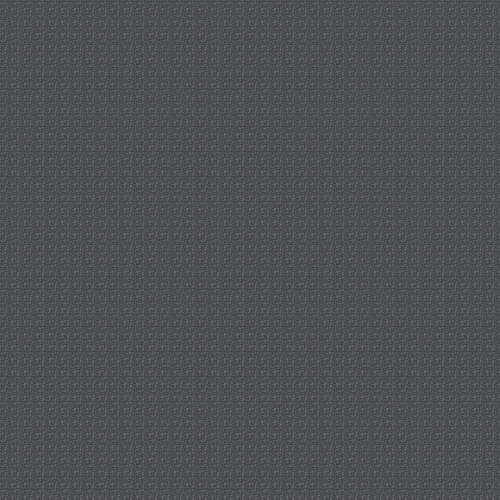
#> input picture assets/bg.png, 1000 x 1000 px (shown at 1/2 size)
$ python ans_map_generate.py
#> lines starting #> are read from the running program, lines starting #| are printed output that depends on the picture
from PIL import Image, ImageDraw

f = open("input.txt", "r")
#> (reads third_step/input.txt from the repository)
char = f.read()

# bg = Image.new('RGBA', (1000, 1000), (255, 0, 0, 0))
bg = Image.open('../assets/bg.png')
#> bg is the input picture: PIL image 1000x1000 RGBA; mean R, G, B, A 78.4, 79.8, 84.1, 255
img = Image.open('../assets/brown.png')
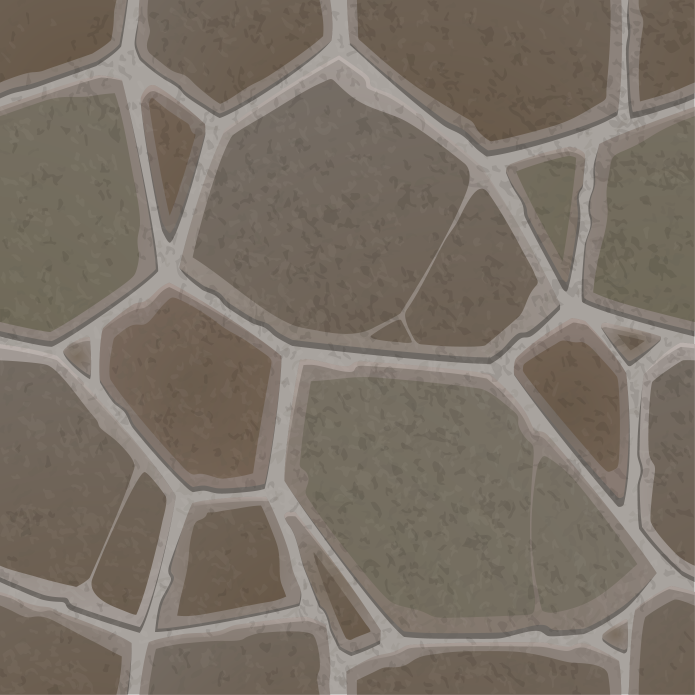
#> input picture assets/brown.png, 2084 x 2084 px (shown at 1/3 size)
#> img is the input picture: PIL image 2084x2084 RGBA; mean R, G, B, A 123, 113.3, 102.4, 255
wall = img.resize((25, 25))
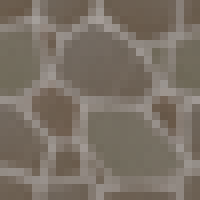
#> wall: PIL image 25x25 RGBA (shown 8 times larger); mean R, G, B, A 122.9, 113.3, 102.4, 255; transparent parts drawn white

for i in range(39):
    for j in range(41):
        x = j*25
        y = i*25
        place = 40*i+j*1+i
        if char[place] == '#':
            bg.paste(wall,(x, y))
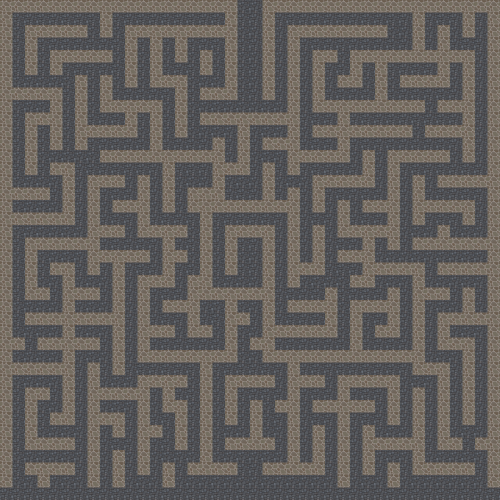
#> bg: PIL image 1000x1000 RGBA (shown at 1/2 size); mean R, G, B, A 100.1, 96.1, 93, 255; transparent parts drawn white

for k in range(40):
    x = k*25
    y = 39*25
    bg.paste(wall,(x,y))
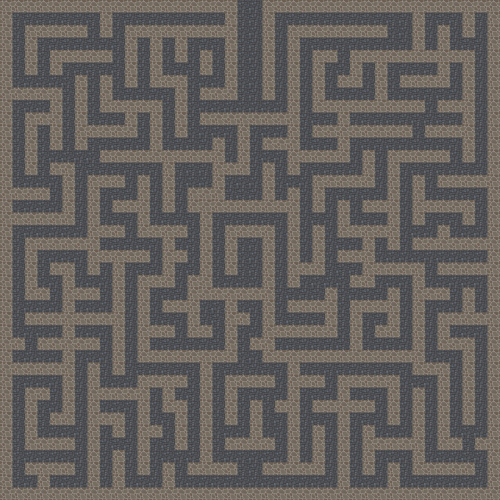
#> bg: PIL image 1000x1000 RGBA (shown at 1/2 size); mean R, G, B, A 101.2, 96.9, 93.5, 255; transparent parts drawn white


# bg.save('final.png')
bg.show()
bg.save('../output/com_final.png')
